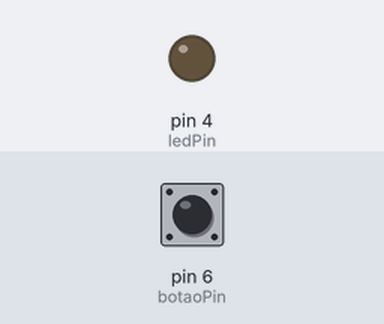
The sketch below on a simulated Arduino Uno, built with avr-gcc and run on an emulated ATmega328P. Parts: output pins drawn as LEDs (lit = HIGH). The inputs (shaded band) are chosen by the test bench; at power-on: pin 6 (botaoPin) LOW.

Above: at 1.2 s.
1.3 s: pin 6 (botaoPin) pulled HIGH for 0.15 s
At 2.5 s:
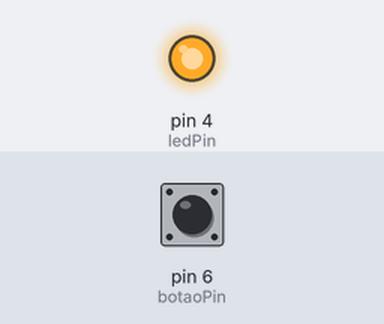
3.0 s: pin 6 (botaoPin) pulled HIGH for 0.15 s
At 3.1 s:
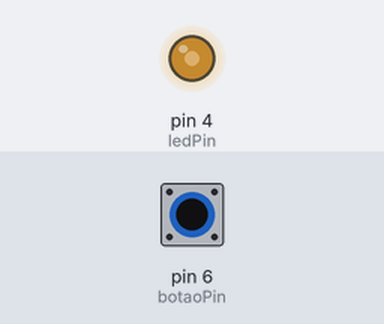
4.7 s: pin 6 (botaoPin) pulled HIGH for 1 s
At 6.0 s:
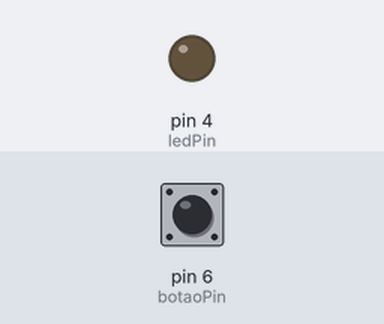
7.2 s: pin 6 (botaoPin) pulled HIGH for 3.2 s
At 8.4 s:
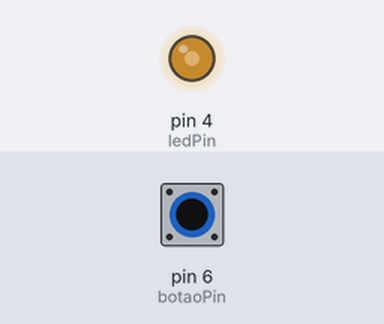
Timing chart, 0 to 11.9 s (numbered marks = the images above; inputs shaded):
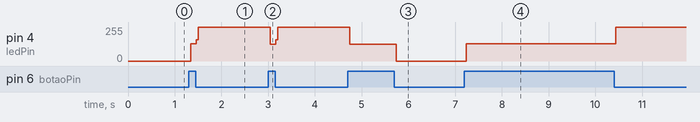

Measured:
- after the input at 1.3 s, pin 4 (ledPin): 0/255 → 128/255 at once, → 255/255 0.12 s later
- after the input at 3.0 s, pin 4 (ledPin): 255/255 → 127/255 at once, → 255/255 0.12 s later
- after the input at 4.7 s, pin 4 (ledPin): 255/255 → 127/255 at once, → 0/255 1.0 s later
- after the input at 7.2 s, pin 4 (ledPin): 0/255 → 128/255 at once, → 255/255 3.2 s later

The sketch:

copy_of_ex_01.ino
```cpp
const int botaoPin = 6;  // Pino digital para o botão
const int ledPin = 4;   // Pino digital para o LED

int estadoBotao;         // Variável para armazenar o estado do botão
int ultimoEstadoBotao = LOW;  // Variável para armazenar o último estado do botão
int estadoLED = HIGH;      // Variável para armazenar o estado do LED

void setup() {
  pinMode(botaoPin, INPUT);
  pinMode(ledPin, OUTPUT);
}

void loop() {
  // Lê o estado atual do botão (LOW quando não pressionado, HIGH quando pressionado)
  estadoBotao = digitalRead(botaoPin);

  // Verifica se houve uma transição no estado do botão
  if (estadoBotao != ultimoEstadoBotao) {
    // Se o botão foi pressionado, inverte o estado do LED
    if (estadoBotao == HIGH) {
      estadoLED = !estadoLED;
      digitalWrite(ledPin, estadoLED);
    }

  }
}
```
